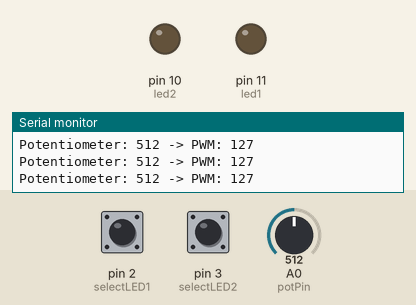
Bench run of a sketch on a simulated Arduino Uno, built with avr-gcc and run on an emulated ATmega328P. Parts: output pins drawn as LEDs (lit = HIGH), the last lines printed to the serial monitor. Inputs (shaded band) come from the test bench; at power-on: pin 2 (selectLED1) LOW, pin 3 (selectLED2) LOW, A0 (potPin) = 512.

Above: at 1.2 s.
1.3 s: pin 2 (selectLED1) pulled HIGH for 0.15 s
At 1.8 s:
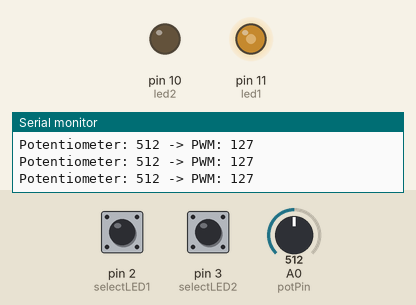
2.9 s: pin 3 (selectLED2) pulled HIGH for 3.2 s
At 3.8 s:
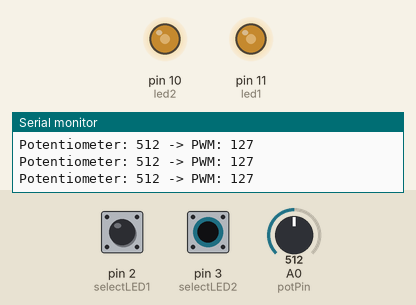
7.6 s: A0 (potPin) set to 412
10.6 s: A0 (potPin) set to 387
13.6 s: pin 2 (selectLED1) pulled HIGH for 1 s
At 14.1 s:
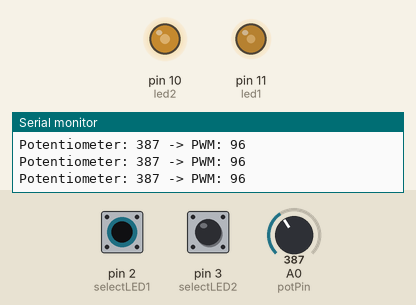
16.1 s: pin 3 (selectLED2) pulled HIGH for 0.15 s
At 16.6 s:
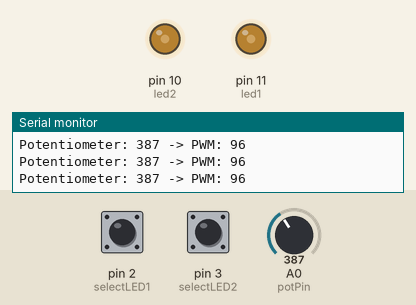
Timing chart, 0 to 19.1 s (numbered marks = the images above; inputs shaded):
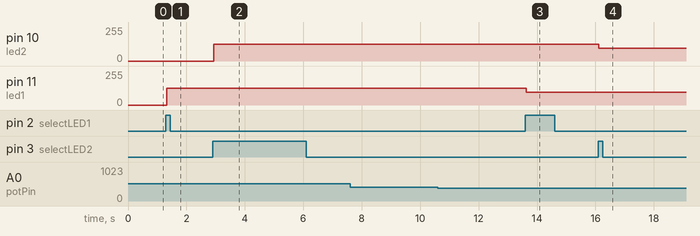

Measured:
- after the input at 1.3 s, pin 11 (led1): 0/255 → 127/255 at once
- after the input at 2.9 s, pin 10 (led2): 0/255 → 127/255 at once
- after the input at 13.6 s, pin 11 (led1): 127/255 → 96/255 at once
- after the input at 16.1 s, pin 10 (led2): 127/255 → 96/255 at once

The sketch:

_project_four_.ino
```cpp
// ECE 2305 – Hardware Project 4: LED Dimmer

// Pin Definitions
const int selectLED1 = 2;    // Button to select LED1
const int selectLED2 = 3;    // Button to select LED2
const int potPin = A0;       // Potentiometer input

const int led1 = 11;         // PWM output to LED1
const int led2 = 10;         // PWM output to LED2

void setup() {
  pinMode(selectLED1, INPUT);
  pinMode(selectLED2, INPUT);
  pinMode(led1, OUTPUT);
  pinMode(led2, OUTPUT);
  Serial.begin(9600); // Optional for debugging
}

void loop() {
  int potValue = analogRead(potPin);          // Read potentiometer
  int pwmValue = map(potValue, 0, 1023, 0, 255); // Map to PWM range

  Serial.print("Potentiometer: ");
  Serial.print(potValue);
  Serial.print(" -> PWM: ");
  Serial.println(pwmValue);

  // Check which button is pressed
  if (digitalRead(selectLED1) == HIGH) {
    analogWrite(led1, pwmValue); // Update LED1 brightness
  }

  if (digitalRead(selectLED2) == HIGH) {
    analogWrite(led2, pwmValue); // Update LED2 brightness
  }

  delay(50); // Small delay for smooth behavior
}
```
